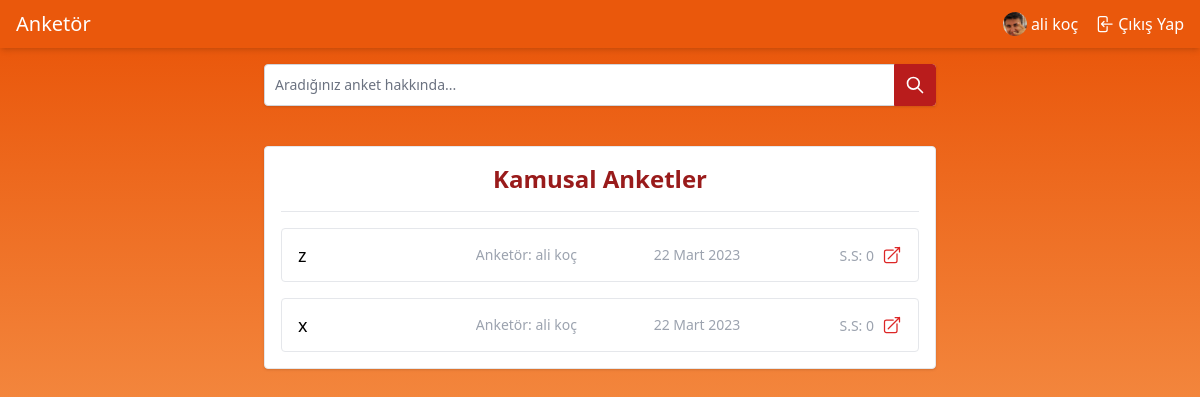
Before: /anketler/ (signed in) with the older database file.
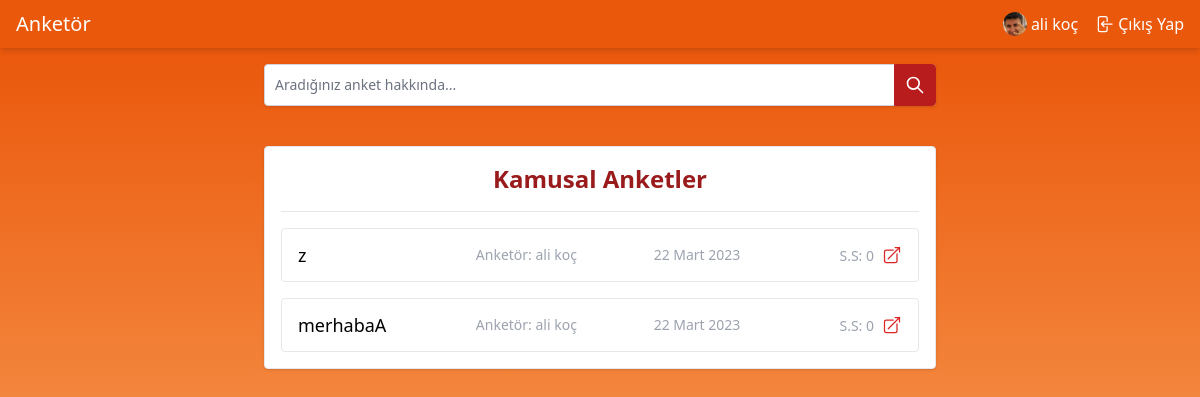
After: the same page with the newer database file.
### apps/poll/models.py (models this page shows, shortened)
class Poll(models.Model):
    author = models.ForeignKey(
        settings.AUTH_USER_MODEL,
        on_delete=models.CASCADE,
        null=True,
        blank=True
    )
    title = models.CharField(max_length=255)
    slug = models.SlugField(editable=False, null=True, blank=True, unique=True, db_index=True)
    meta_title = models.CharField(max_length=100, null=True, blank=True)
    tags = models.TextField(null=True, blank=True)
    description = models.TextField(null=True, blank=True)
    is_active = models.BooleanField(default=False)
    is_private = models.BooleanField(default=False)
    starts_at = models.DateTimeField(null=True, blank=True,
        help_text="date and time at which the poll open up for voting"
    )
    ends_at = models.DateTimeField(null=True, blank=True,
        help_text="date and time at which the poll closes for voting"
    )
    created_at = models.DateTimeField(auto_now_add=True)
    updated_at = models.DateTimeField(auto_now=True)
    class Meta:
        ordering = ["-id"]
        verbose_name = "Anket"
        verbose_name_plural = "Anketler"
        db_table = "poll"

### apps/account/models.py (models this page shows)
class User(AbstractBaseUser, PermissionsMixin):
    email = models.EmailField(max_length=254, unique=True)
    name = models.CharField(max_length=254, null=True, blank=True)
    is_staff = models.BooleanField(default=False)
    is_superuser = models.BooleanField(default=False)
    is_active = models.BooleanField(default=True)
    last_login = models.DateTimeField(null=True, blank=True)
    date_joined = models.DateTimeField(auto_now_add=True)
    USERNAME_FIELD = 'email'
    EMAIL_FIELD = 'email'
    REQUIRED_FIELDS = ["name"]
    objects = UserManager()
    class Meta:
        verbose_name = "Kullanıcı"
        verbose_name_plural = "Kullanıcılar"

### apps/public_poll/views.py (the view)
# urls.py: path("", ListPublicPool.as_view(), name="pool.public.list")
class ListPublicPool(ListView):
    model = Poll
    template_name = "public_poll/list.html"
    context_object_name = 'polls'
    queryset = Poll.objects.filter(is_active=True, is_private=False)
    def get_queryset(self):
        queryset = super().get_queryset()
        search_value = self.request.GET.get("search")
        if search_value:
            queryset = queryset.filter(
                Q(title__icontains=search_value) |
                Q(description__icontains=search_value) |
                Q(tags__icontains=search_value)
            )
        return queryset

### apps/public_poll/templates/public_poll/list.html (shortened to what this page needs)
{% extends "base.html" %}
{% block content %}
  <section id="list" class="from-orange-600 to-orange-300 bg-gradient-to-b">
    <div class="space-y-10 m-4">
      <div class="max-w-2xl w-full mx-auto">
        <form method="get">
          <div class="relative w-full rounded-l shadow">
            <input type="search" id="search-dropdown"
                   value="{{ request.GET.search }}"
                   name="search"
                   class="block p-2.5 w-full z-20 text-sm text-gray-900 focus:ring-0 border border-gray-300 focus:border-gray-300 rounded"
                   placeholder="Aradığınız anket hakkında...">
            <button type="submit"
                    class="absolute top-0 right-0 p-2.5 text-sm font-medium text-white bg-red-700 border border-red-700 rounded-r hover:bg-red-800">
              <svg aria-hidden="true" class="w-5 h-5" fill="none" stroke="currentColor" viewBox="0 0 24 24"
                   xmlns="http://www.w3.org/2000/svg">
                <path stroke-linecap="round" stroke-linejoin="round" stroke-width="2"
                      d="M21 21l-6-6m2-5a7 7 0 11-14 0 7 7 0 0114 0z"></path>
              </svg>
            </button>
          </div>
        </form>
      </div>
      <div class="max-w-2xl w-full mx-auto">
        <div class="border rounded bg-white space-y-4 p-4 shadow">
          <div class="text-center">
            <h1 class="font-semibold text-2xl text-red-800">Kamusal Anketler</h1>
          </div>
          <hr>
          {% for poll in polls %}
            <div class="border rounded px-4 py-3 hover:bg-gray-200 flex space-x-2 items-center">
              <div class="grid grid-cols-3 items-center w-full">
                <span class="truncate text-lg" title="{{ poll.title }}">{{ poll.title }}</span>
                <span class="text-sm text-gray-400 truncate"
                      title="{{ poll.author.name }}">Anketör: {{ poll.author.name }}</span>
                <span class="text-sm text-gray-400 truncate"
                      title="{{ poll.created_at|date }}">{{ poll.created_at|date }}</span>
              </div>
              <div><span class="text-sm text-gray-400 truncate"
                         title="Soru sayısı">S.S: {{ poll.pollquestion_set.count }}</span></div>
              <div>
                <a href="#">
                </a>
              </div>
            </div>
          {% endfor %}
        </div>
      </div>
    </div>
  </section>
{% endblock %}

Changed rows visible on the page:
changed Poll: title "x" → "merhabaA"
